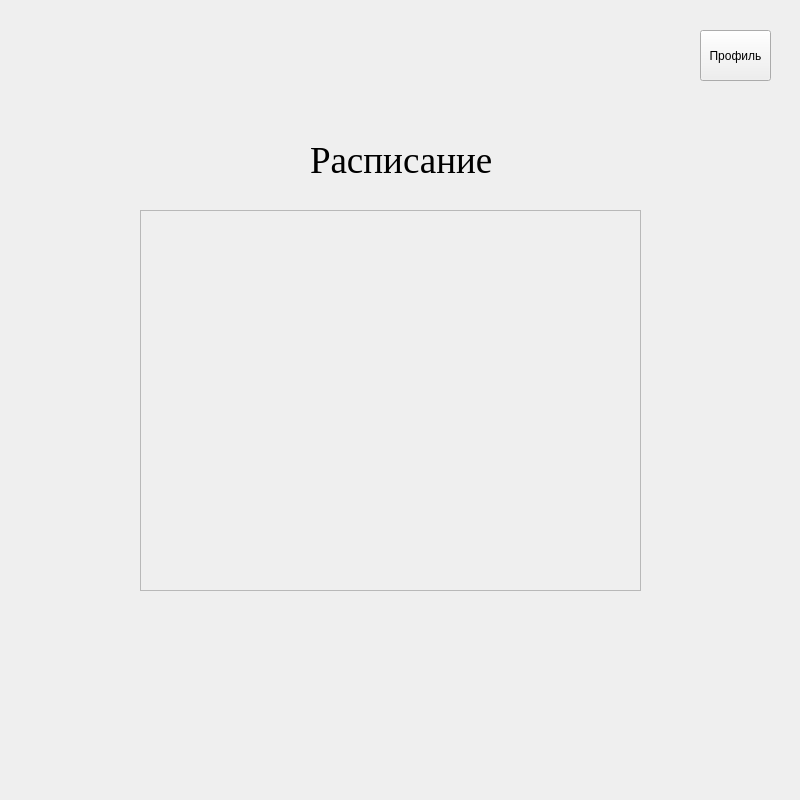
<?xml version="1.0" encoding="UTF-8"?>
<ui version="4.0">
 <class>MainMenuFormWidget</class>
 <widget class="QWidget" name="MainMenuFormWidget">
  <property name="geometry">
   <rect>
    <x>0</x>
    <y>0</y>
    <width>800</width>
    <height>800</height>
   </rect>
  </property>
  <property name="windowTitle">
   <string>Form</string>
  </property>
  <widget class="QScrollArea" name="scheduleScrollArea">
   <property name="geometry">
    <rect>
     <x>140</x>
     <y>210</y>
     <width>501</width>
     <height>381</height>
    </rect>
   </property>
   <property name="widgetResizable">
    <bool>true</bool>
   </property>
   <widget class="QWidget" name="scrollAreaWidgetContents">
    <property name="geometry">
     <rect>
      <x>0</x>
      <y>0</y>
      <width>499</width>
      <height>379</height>
     </rect>
    </property>
   </widget>
  </widget>
  <widget class="QLabel" name="scheduleLabel">
   <property name="geometry">
    <rect>
     <x>310</x>
     <y>140</y>
     <width>181</width>
     <height>41</height>
    </rect>
   </property>
   <property name="font">
    <font>
     <family>Times New Roman</family>
     <pointsize>28</pointsize>
     <weight>50</weight>
     <bold>false</bold>
    </font>
   </property>
   <property name="text">
    <string>Расписание</string>
   </property>
  </widget>
  <widget class="QToolButton" name="profileButton">
   <property name="geometry">
    <rect>
     <x>700</x>
     <y>30</y>
     <width>71</width>
     <height>51</height>
    </rect>
   </property>
   <property name="text">
    <string>Профиль</string>
   </property>
  </widget>
 </widget>
 <resources/>
 <connections/>
</ui>
